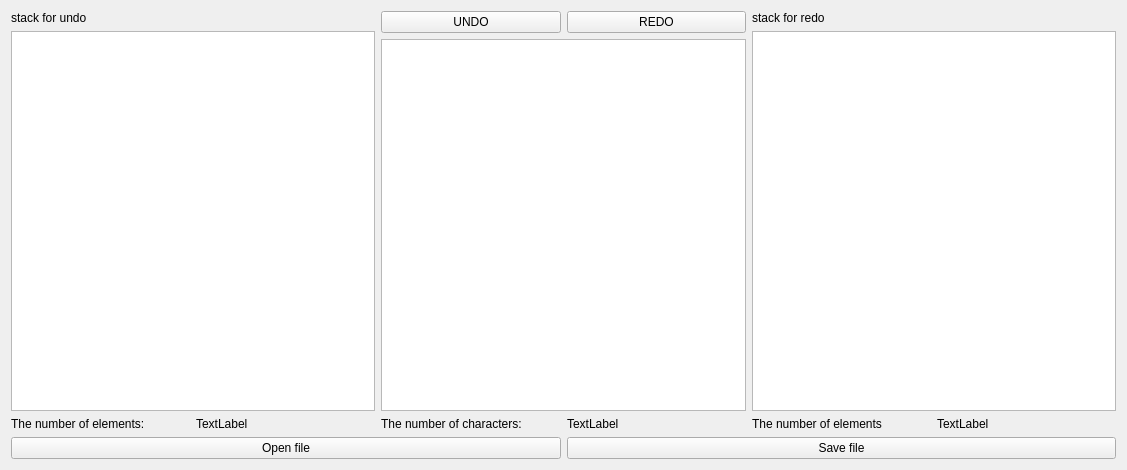
<?xml version="1.0" encoding="UTF-8"?>
<ui version="4.0">
 <class>MainWindow</class>
 <widget class="QMainWindow" name="MainWindow">
  <property name="geometry">
   <rect>
    <x>0</x>
    <y>0</y>
    <width>1127</width>
    <height>470</height>
   </rect>
  </property>
  <property name="sizePolicy">
   <sizepolicy hsizetype="MinimumExpanding" vsizetype="MinimumExpanding">
    <horstretch>0</horstretch>
    <verstretch>0</verstretch>
   </sizepolicy>
  </property>
  <property name="minimumSize">
   <size>
    <width>1100</width>
    <height>470</height>
   </size>
  </property>
  <property name="windowTitle">
   <string>Editor for grandmother</string>
  </property>
  <widget class="QWidget" name="centralWidget">
   <layout class="QGridLayout" name="gridLayout_3">
    <item row="0" column="0">
     <layout class="QGridLayout" name="gridLayout_2">
      <item row="0" column="2">
       <layout class="QVBoxLayout" name="verticalLayout_3">
        <item>
         <widget class="QLabel" name="label_4">
          <property name="text">
           <string>stack for redo</string>
          </property>
         </widget>
        </item>
        <item>
         <widget class="QTableView" name="tableView_2">
          <property name="sizePolicy">
           <sizepolicy hsizetype="MinimumExpanding" vsizetype="MinimumExpanding">
            <horstretch>0</horstretch>
            <verstretch>0</verstretch>
           </sizepolicy>
          </property>
         </widget>
        </item>
        <item>
         <layout class="QHBoxLayout" name="horizontalLayout_4">
          <item>
           <widget class="QLabel" name="label_6">
            <property name="sizePolicy">
             <sizepolicy hsizetype="MinimumExpanding" vsizetype="Preferred">
              <horstretch>0</horstretch>
              <verstretch>0</verstretch>
             </sizepolicy>
            </property>
            <property name="text">
             <string>The number of elements</string>
            </property>
           </widget>
          </item>
          <item>
           <widget class="QLabel" name="label_9">
            <property name="sizePolicy">
             <sizepolicy hsizetype="MinimumExpanding" vsizetype="Preferred">
              <horstretch>0</horstretch>
              <verstretch>0</verstretch>
             </sizepolicy>
            </property>
            <property name="text">
             <string>TextLabel</string>
            </property>
           </widget>
          </item>
         </layout>
        </item>
       </layout>
      </item>
      <item row="0" column="0">
       <layout class="QVBoxLayout" name="verticalLayout">
        <item>
         <widget class="QLabel" name="label_3">
          <property name="text">
           <string>stack for undo</string>
          </property>
         </widget>
        </item>
        <item>
         <widget class="QTableView" name="tableView">
          <property name="sizePolicy">
           <sizepolicy hsizetype="MinimumExpanding" vsizetype="Expanding">
            <horstretch>0</horstretch>
            <verstretch>0</verstretch>
           </sizepolicy>
          </property>
         </widget>
        </item>
        <item>
         <layout class="QHBoxLayout" name="horizontalLayout">
          <item>
           <widget class="QLabel" name="label_5">
            <property name="sizePolicy">
             <sizepolicy hsizetype="MinimumExpanding" vsizetype="Preferred">
              <horstretch>0</horstretch>
              <verstretch>0</verstretch>
             </sizepolicy>
            </property>
            <property name="text">
             <string>The number of elements:</string>
            </property>
           </widget>
          </item>
          <item>
           <widget class="QLabel" name="label_7">
            <property name="sizePolicy">
             <sizepolicy hsizetype="MinimumExpanding" vsizetype="Preferred">
              <horstretch>0</horstretch>
              <verstretch>0</verstretch>
             </sizepolicy>
            </property>
            <property name="text">
             <string>TextLabel</string>
            </property>
           </widget>
          </item>
         </layout>
        </item>
       </layout>
      </item>
      <item row="0" column="1">
       <layout class="QVBoxLayout" name="verticalLayout_2">
        <item>
         <layout class="QHBoxLayout" name="horizontalLayout_2">
          <item>
           <widget class="QPushButton" name="pushButton_3">
            <property name="text">
             <string>UNDO</string>
            </property>
           </widget>
          </item>
          <item>
           <widget class="QPushButton" name="pushButton_4">
            <property name="text">
             <string>REDO</string>
            </property>
           </widget>
          </item>
         </layout>
        </item>
        <item>
         <widget class="QTextEdit" name="textEdit">
          <property name="sizePolicy">
           <sizepolicy hsizetype="MinimumExpanding" vsizetype="MinimumExpanding">
            <horstretch>0</horstretch>
            <verstretch>0</verstretch>
           </sizepolicy>
          </property>
         </widget>
        </item>
        <item>
         <layout class="QHBoxLayout" name="horizontalLayout_3">
          <item>
           <widget class="QLabel" name="label">
            <property name="sizePolicy">
             <sizepolicy hsizetype="MinimumExpanding" vsizetype="Preferred">
              <horstretch>0</horstretch>
              <verstretch>0</verstretch>
             </sizepolicy>
            </property>
            <property name="text">
             <string>The number of characters:</string>
            </property>
           </widget>
          </item>
          <item>
           <widget class="QLabel" name="label_8">
            <property name="sizePolicy">
             <sizepolicy hsizetype="MinimumExpanding" vsizetype="Preferred">
              <horstretch>0</horstretch>
              <verstretch>0</verstretch>
             </sizepolicy>
            </property>
            <property name="text">
             <string>TextLabel</string>
            </property>
           </widget>
          </item>
         </layout>
        </item>
       </layout>
      </item>
     </layout>
    </item>
    <item row="1" column="0">
     <layout class="QGridLayout" name="gridLayout">
      <item row="0" column="0">
       <widget class="QPushButton" name="pushButton">
        <property name="text">
         <string>Open file</string>
        </property>
       </widget>
      </item>
      <item row="0" column="1">
       <widget class="QPushButton" name="pushButton_2">
        <property name="text">
         <string>Save file</string>
        </property>
       </widget>
      </item>
     </layout>
    </item>
   </layout>
  </widget>
 </widget>
 <layoutdefault spacing="6" margin="11"/>
 <resources/>
 <connections/>
</ui>
